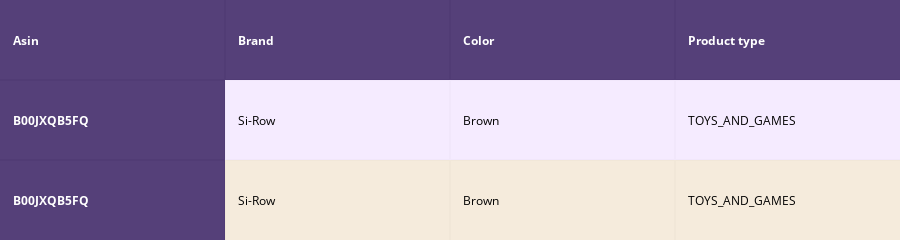
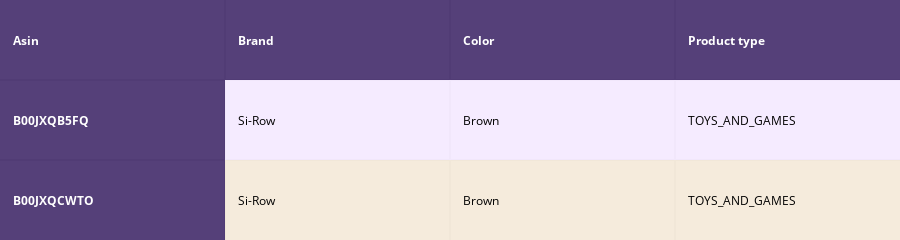
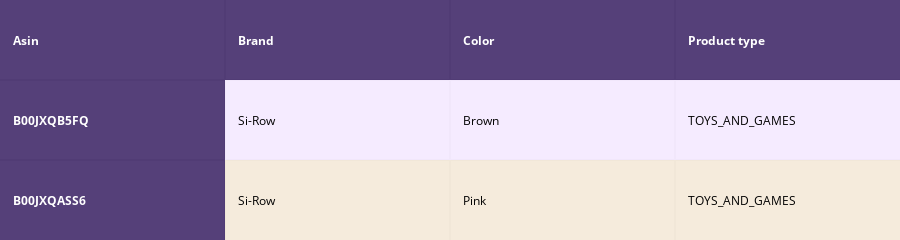
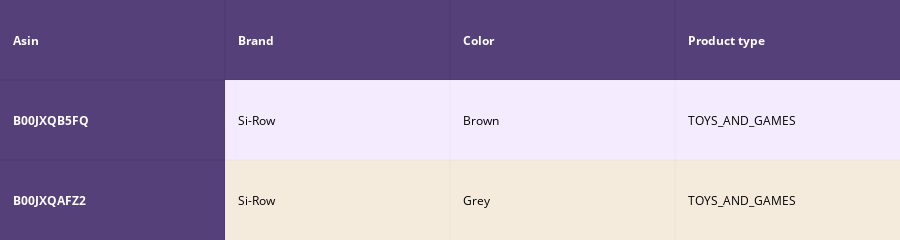

Source (notebook cell) for these figures, in order:
### Code cell
idf_w2v_brand(12566, 5, 5, 5)

### Figure 1 — Plotly figure (JSON) as saved in the notebook; plotly's stock layout.template omitted (floating-point values rounded to 4 significant figures)
{"data": [{"colorscale": [[0, "#1d004d"], [0.5, "#f2e5ff"], [1, "#f2e5d1"]], "hoverinfo": "none", "opacity": 0.75, "showscale": false, "type": "heatmap", "uid": "3a616b26-8266-11e8-977e-e9e57d88df4e", "z": [[0, 0, 0, 0], [0, 0.5, 0.5, 0.5], [0, 1, 1, 1]]}], "layout": {"annotations": [{"align": "left", "font": {"color": "#ffffff"}, "showarrow": false, "text": "<b>Asin</b>", "x": -0.45, "xanchor": "left", "xref": "x", "y": 0, "yref": "y"}, {"align": "left", "font": {"color": "#ffffff"}, "showarrow": false, "text": "<b>Brand</b>", "x": 0.55, "xanchor": "left", "xref": "x", "y": 0, "yref": "y"}, {"align": "left", "font": {"color": "#ffffff"}, "showarrow": false, "text": "<b>Color</b>", "x": 1.55, "xanchor": "left", "xref": "x", "y": 0, "yref": "y"}, {"align": "left", "font": {"color": "#ffffff"}, "showarrow": false, "text": "<b>Product type</b>", "x": 2.55, "xanchor": "left", "xref": "x", "y": 0, "yref": "y"}, {"align": "left", "font": {"color": "#ffffff"}, "showarrow": false, "text": "<b>B00JXQB5FQ</b>", "x": -0.45, "xanchor": "left", "xref": "x", "y": 1, "yref": "y"}, {"align": "left", "font": {"color": "#000000"}, "showarrow": false, "text": "Si-Row", "x": 0.55, "xanchor": "left", "xref": "x", "y": 1, "yref": "y"}, {"align": "left", "font": {"color": "#000000"}, "showarrow": false, "text": "Brown", "x": 1.55, "xanchor": "left", "xref": "x", "y": 1, "yref": "y"}, {"align": "left", "font": {"color": "#000000"}, "showarrow": false, "text": "TOYS_AND_GAMES", "x": 2.55, "xanchor": "left", "xref": "x", "y": 1, "yref": "y"}, {"align": "left", "font": {"color": "#ffffff"}, "showarrow": false, "text": "<b>B00JXQB5FQ</b>", "x": -0.45, "xanchor": "left", "xref": "x", "y": 2, "yref": "y"}, {"align": "left", "font": {"color": "#000000"}, "showarrow": false, "text": "Si-Row", "x": 0.55, "xanchor": "left", "xref": "x", "y": 2, "yref": "y"}, {"align": "left", "font": {"color": "#000000"}, "showarrow": false, "text": "Brown", "x": 1.55, "xanchor": "left", "xref": "x", "y": 2, "yref": "y"}, {"align": "left", "font": {"color": "#000000"}, "showarrow": false, "text": "TOYS_AND_GAMES", "x": 2.55, "xanchor": "left", "xref": "x", "y": 2, "yref": "y"}], "height": 140, "margin": {"b": 0, "l": 0, "r": 0, "t": 0}, "xaxis": {"dtick": 1, "gridwidth": 2, "showticklabels": false, "tick0": -0.5, "ticks": "", "zeroline": false}, "yaxis": {"autorange": "reversed", "dtick": 1, "gridwidth": 2, "showticklabels": false, "tick0": 0.5, "ticks": "", "zeroline": false}}}

### Figure 2 — Plotly figure (JSON) as saved in the notebook; plotly's stock layout.template omitted (floating-point values rounded to 4 significant figures)
{"data": [{"colorscale": [[0, "#1d004d"], [0.5, "#f2e5ff"], [1, "#f2e5d1"]], "hoverinfo": "none", "opacity": 0.75, "showscale": false, "type": "heatmap", "uid": "3a616b27-8266-11e8-977e-e9e57d88df4e", "z": [[0, 0, 0, 0], [0, 0.5, 0.5, 0.5], [0, 1, 1, 1]]}], "layout": {"annotations": [{"align": "left", "font": {"color": "#ffffff"}, "showarrow": false, "text": "<b>Asin</b>", "x": -0.45, "xanchor": "left", "xref": "x", "y": 0, "yref": "y"}, {"align": "left", "font": {"color": "#ffffff"}, "showarrow": false, "text": "<b>Brand</b>", "x": 0.55, "xanchor": "left", "xref": "x", "y": 0, "yref": "y"}, {"align": "left", "font": {"color": "#ffffff"}, "showarrow": false, "text": "<b>Color</b>", "x": 1.55, "xanchor": "left", "xref": "x", "y": 0, "yref": "y"}, {"align": "left", "font": {"color": "#ffffff"}, "showarrow": false, "text": "<b>Product type</b>", "x": 2.55, "xanchor": "left", "xref": "x", "y": 0, "yref": "y"}, {"align": "left", "font": {"color": "#ffffff"}, "showarrow": false, "text": "<b>B00JXQB5FQ</b>", "x": -0.45, "xanchor": "left", "xref": "x", "y": 1, "yref": "y"}, {"align": "left", "font": {"color": "#000000"}, "showarrow": false, "text": "Si-Row", "x": 0.55, "xanchor": "left", "xref": "x", "y": 1, "yref": "y"}, {"align": "left", "font": {"color": "#000000"}, "showarrow": false, "text": "Brown", "x": 1.55, "xanchor": "left", "xref": "x", "y": 1, "yref": "y"}, {"align": "left", "font": {"color": "#000000"}, "showarrow": false, "text": "TOYS_AND_GAMES", "x": 2.55, "xanchor": "left", "xref": "x", "y": 1, "yref": "y"}, {"align": "left", "font": {"color": "#ffffff"}, "showarrow": false, "text": "<b>B00JXQCWTO</b>", "x": -0.45, "xanchor": "left", "xref": "x", "y": 2, "yref": "y"}, {"align": "left", "font": {"color": "#000000"}, "showarrow": false, "text": "Si-Row", "x": 0.55, "xanchor": "left", "xref": "x", "y": 2, "yref": "y"}, {"align": "left", "font": {"color": "#000000"}, "showarrow": false, "text": "Brown", "x": 1.55, "xanchor": "left", "xref": "x", "y": 2, "yref": "y"}, {"align": "left", "font": {"color": "#000000"}, "showarrow": false, "text": "TOYS_AND_GAMES", "x": 2.55, "xanchor": "left", "xref": "x", "y": 2, "yref": "y"}], "height": 140, "margin": {"b": 0, "l": 0, "r": 0, "t": 0}, "xaxis": {"dtick": 1, "gridwidth": 2, "showticklabels": false, "tick0": -0.5, "ticks": "", "zeroline": false}, "yaxis": {"autorange": "reversed", "dtick": 1, "gridwidth": 2, "showticklabels": false, "tick0": 0.5, "ticks": "", "zeroline": false}}}

### Figure 3 — Plotly figure (JSON) as saved in the notebook; plotly's stock layout.template omitted (floating-point values rounded to 4 significant figures)
{"data": [{"colorscale": [[0, "#1d004d"], [0.5, "#f2e5ff"], [1, "#f2e5d1"]], "hoverinfo": "none", "opacity": 0.75, "showscale": false, "type": "heatmap", "uid": "3a616b28-8266-11e8-977e-e9e57d88df4e", "z": [[0, 0, 0, 0], [0, 0.5, 0.5, 0.5], [0, 1, 1, 1]]}], "layout": {"annotations": [{"align": "left", "font": {"color": "#ffffff"}, "showarrow": false, "text": "<b>Asin</b>", "x": -0.45, "xanchor": "left", "xref": "x", "y": 0, "yref": "y"}, {"align": "left", "font": {"color": "#ffffff"}, "showarrow": false, "text": "<b>Brand</b>", "x": 0.55, "xanchor": "left", "xref": "x", "y": 0, "yref": "y"}, {"align": "left", "font": {"color": "#ffffff"}, "showarrow": false, "text": "<b>Color</b>", "x": 1.55, "xanchor": "left", "xref": "x", "y": 0, "yref": "y"}, {"align": "left", "font": {"color": "#ffffff"}, "showarrow": false, "text": "<b>Product type</b>", "x": 2.55, "xanchor": "left", "xref": "x", "y": 0, "yref": "y"}, {"align": "left", "font": {"color": "#ffffff"}, "showarrow": false, "text": "<b>B00JXQB5FQ</b>", "x": -0.45, "xanchor": "left", "xref": "x", "y": 1, "yref": "y"}, {"align": "left", "font": {"color": "#000000"}, "showarrow": false, "text": "Si-Row", "x": 0.55, "xanchor": "left", "xref": "x", "y": 1, "yref": "y"}, {"align": "left", "font": {"color": "#000000"}, "showarrow": false, "text": "Brown", "x": 1.55, "xanchor": "left", "xref": "x", "y": 1, "yref": "y"}, {"align": "left", "font": {"color": "#000000"}, "showarrow": false, "text": "TOYS_AND_GAMES", "x": 2.55, "xanchor": "left", "xref": "x", "y": 1, "yref": "y"}, {"align": "left", "font": {"color": "#ffffff"}, "showarrow": false, "text": "<b>B00JXQASS6</b>", "x": -0.45, "xanchor": "left", "xref": "x", "y": 2, "yref": "y"}, {"align": "left", "font": {"color": "#000000"}, "showarrow": false, "text": "Si-Row", "x": 0.55, "xanchor": "left", "xref": "x", "y": 2, "yref": "y"}, {"align": "left", "font": {"color": "#000000"}, "showarrow": false, "text": "Pink", "x": 1.55, "xanchor": "left", "xref": "x", "y": 2, "yref": "y"}, {"align": "left", "font": {"color": "#000000"}, "showarrow": false, "text": "TOYS_AND_GAMES", "x": 2.55, "xanchor": "left", "xref": "x", "y": 2, "yref": "y"}], "height": 140, "margin": {"b": 0, "l": 0, "r": 0, "t": 0}, "xaxis": {"dtick": 1, "gridwidth": 2, "showticklabels": false, "tick0": -0.5, "ticks": "", "zeroline": false}, "yaxis": {"autorange": "reversed", "dtick": 1, "gridwidth": 2, "showticklabels": false, "tick0": 0.5, "ticks": "", "zeroline": false}}}

### Figure 4 — Plotly figure (JSON) as saved in the notebook; plotly's stock layout.template omitted (floating-point values rounded to 4 significant figures)
{"data": [{"colorscale": [[0, "#1d004d"], [0.5, "#f2e5ff"], [1, "#f2e5d1"]], "hoverinfo": "none", "opacity": 0.75, "showscale": false, "type": "heatmap", "uid": "3b91e156-8266-11e8-977e-e9e57d88df4e", "z": [[0, 0, 0, 0], [0, 0.5, 0.5, 0.5], [0, 1, 1, 1]]}], "layout": {"annotations": [{"align": "left", "font": {"color": "#ffffff"}, "showarrow": false, "text": "<b>Asin</b>", "x": -0.45, "xanchor": "left", "xref": "x", "y": 0, "yref": "y"}, {"align": "left", "font": {"color": "#ffffff"}, "showarrow": false, "text": "<b>Brand</b>", "x": 0.55, "xanchor": "left", "xref": "x", "y": 0, "yref": "y"}, {"align": "left", "font": {"color": "#ffffff"}, "showarrow": false, "text": "<b>Color</b>", "x": 1.55, "xanchor": "left", "xref": "x", "y": 0, "yref": "y"}, {"align": "left", "font": {"color": "#ffffff"}, "showarrow": false, "text": "<b>Product type</b>", "x": 2.55, "xanchor": "left", "xref": "x", "y": 0, "yref": "y"}, {"align": "left", "font": {"color": "#ffffff"}, "showarrow": false, "text": "<b>B00JXQB5FQ</b>", "x": -0.45, "xanchor": "left", "xref": "x", "y": 1, "yref": "y"}, {"align": "left", "font": {"color": "#000000"}, "showarrow": false, "text": "Si-Row", "x": 0.55, "xanchor": "left", "xref": "x", "y": 1, "yref": "y"}, {"align": "left", "font": {"color": "#000000"}, "showarrow": false, "text": "Brown", "x": 1.55, "xanchor": "left", "xref": "x", "y": 1, "yref": "y"}, {"align": "left", "font": {"color": "#000000"}, "showarrow": false, "text": "TOYS_AND_GAMES", "x": 2.55, "xanchor": "left", "xref": "x", "y": 1, "yref": "y"}, {"align": "left", "font": {"color": "#ffffff"}, "showarrow": false, "text": "<b>B00JXQAFZ2</b>", "x": -0.45, "xanchor": "left", "xref": "x", "y": 2, "yref": "y"}, {"align": "left", "font": {"color": "#000000"}, "showarrow": false, "text": "Si-Row", "x": 0.55, "xanchor": "left", "xref": "x", "y": 2, "yref": "y"}, {"align": "left", "font": {"color": "#000000"}, "showarrow": false, "text": "Grey", "x": 1.55, "xanchor": "left", "xref": "x", "y": 2, "yref": "y"}, {"align": "left", "font": {"color": "#000000"}, "showarrow": false, "text": "TOYS_AND_GAMES", "x": 2.55, "xanchor": "left", "xref": "x", "y": 2, "yref": "y"}], "height": 140, "margin": {"b": 0, "l": 0, "r": 0, "t": 0}, "xaxis": {"dtick": 1, "gridwidth": 2, "showticklabels": false, "tick0": -0.5, "ticks": "", "zeroline": false}, "yaxis": {"autorange": "reversed", "dtick": 1, "gridwidth": 2, "showticklabels": false, "tick0": 0.5, "ticks": "", "zeroline": false}}}
